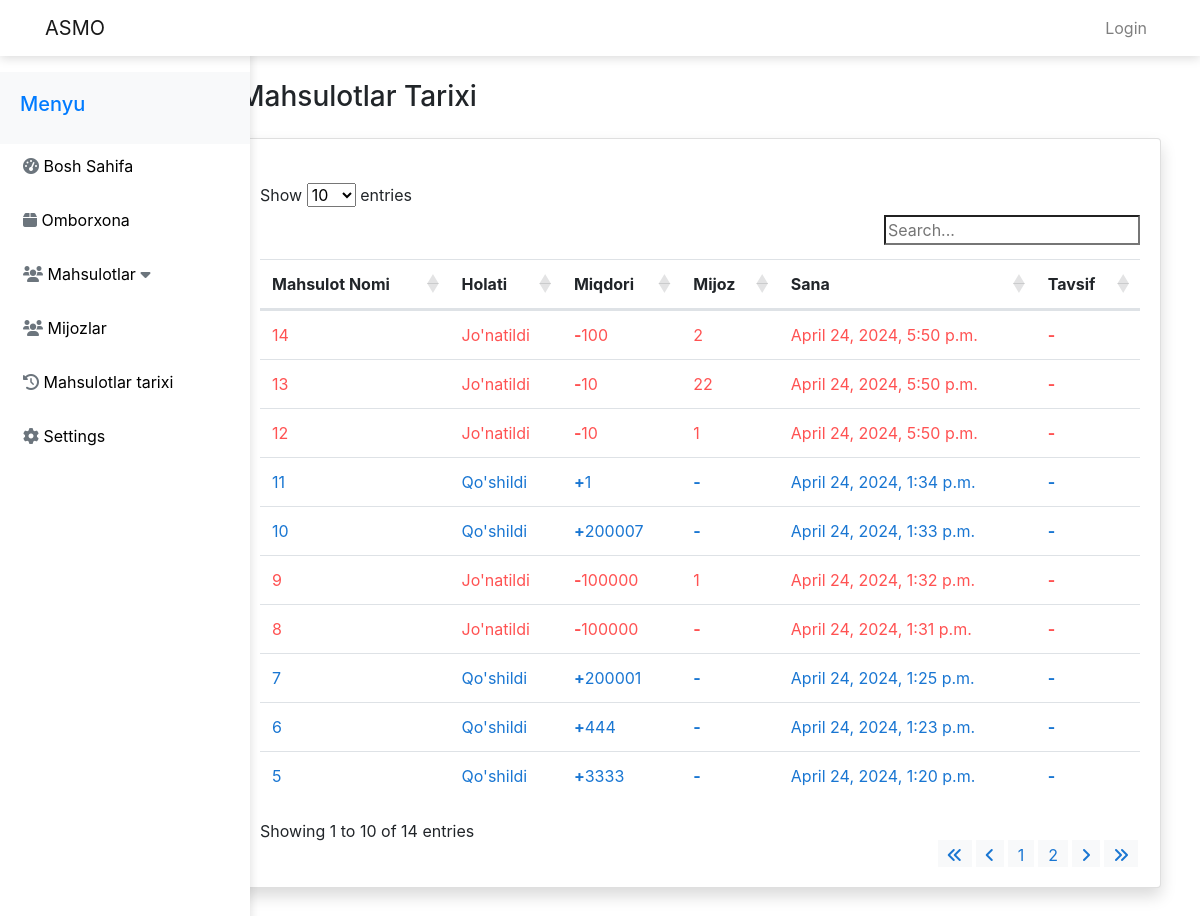
/product_history/, run on the app's committed database.
### warehouse/models.py (models this page shows)
class ProductHistory(models.Model):
    product_id = models.IntegerField()
    transaction_type = models.CharField(
        max_length=10)  # 'Addition' or 'Sending'
    quantity = models.IntegerField()
    customer_id = models.IntegerField(blank=True, null=True)
    timestamp = models.DateTimeField(auto_now_add=True)
    description = models.TextField(blank=True, null=True)

### warehouse/views.py (the view)
# urls.py: path('product_history/', views.product_history, name='product_history'),
def product_history(request):
    history = ProductHistory.objects.all().order_by('-timestamp')
    return render(request, 'warehouse/product_history.html', {'history': history})

### warehouse/templates/warehouse/product_history.html (shortened to what this page needs)
{% extends 'warehouse/base.html' %}
{% block content %}
<div class="container-fluid">
    <h3 class="mt-4">Mahsulotlar Tarixi</h3>
    <div class="card shadow mt-4 mb-5">
        <div class="card-body">
            <div class="table-responsive mt-4">
                <table id="customer-history-table" class="table table-hover">
                    <thead>
                        <tr>
                            <th>Mahsulot Nomi</th>
                            <th>Holati</th>
                            <th>Miqdori</th>
                            <th>Mijoz</th>
                            <th>Sana</th>
                            <th>Tavsif</th>
                        </tr>
                    </thead>
                    <tbody>
                        {% for entry in history %}
                        <tr class="{% if entry.transaction_type == 'Addition' %} addition-row {% elif entry.transaction_type == 'Substraction' %} substraction-row {% endif %}">
                            <td>{{ entry.id }}</td>
                            <td>
                                {% if entry.transaction_type == 'Addition' %}
                                <span>Qo'shildi</span>
                                {% elif entry.transaction_type == 'Substraction' %}
                                <span>Jo'natildi</span>
                                {% endif %}
                            </td>
                            <td>
                                {% if entry.transaction_type == 'Addition' %}
                                <span style=" font-weight: bold;">+</span>{{ entry.quantity }}
                                {% elif entry.transaction_type == 'Substraction' %}
                                <span style=" font-weight: bold;">-</span>{{ entry.quantity }}
                                {% else %}
                                <span style=" font-weight: bold;">-</span>
                                {% endif %}</td>
                            <td>
                                {% if entry.customer_id %}
                                {{ entry.customer_id }}
                                {% else %}
                                <span style=" font-weight: bold;">-</span>
                                {% endif %}
                            </td>
                            <td>{{ entry.timestamp }}</td>
                            <td>
                                {% if entry.description %}
                                {{ entry.description }}
                                {% else %}
                                <span style=" font-weight: bold;">-</span>
                                {% endif %}
                            </td>
                        </tr>
                        {% endfor %}
                    </tbody>
                </table>
            </div>
        </div>
    </div>
</div>
{% endblock %}

### warehouse/templates/warehouse/base.html (shortened to what this page needs)
{% load static %}
<!DOCTYPE html>
<html lang="en">
<head>
    <link rel="stylesheet" href="https://stackpath.bootstrapcdn.com/bootstrap/4.5.2/css/bootstrap.min.css">
    <link rel="stylesheet" href="https://cdnjs.cloudflare.com/ajax/libs/font-awesome/5.15.4/css/all.min.css">
    <link rel="stylesheet" href="https://cdn.datatables.net/1.10.24/css/dataTables.bootstrap4.min.css">
    <link rel="stylesheet" href="https://cdnjs.cloudflare.com/ajax/libs/font-awesome/6.0.0-beta3/css/all.min.css">
    <link rel="stylesheet" href="{% static 'css/main.css'%}">
</head>
<body>
    <nav class="navbar navbar-expand-lg navbar-light">
        <div class="container">
            <a class="navbar-brand" href="#">
                ASMO
            </a>
            <div class="collapse navbar-collapse" id="navbarNav">
                <ul class="navbar-nav ml-auto">
                    {% if user.is_authenticated %}
                    <li class="nav-item">
                        <a class="nav-link" href="{% url 'logout' %}">Logout</a>
                    </li>
                    {% else %}
                    <li class="nav-item">
                        <a class="nav-link" href="{% url 'login' %}">Login</a>
                    </li>
                    {% endif %}
                </ul>
            </div>
        </div>
    </nav>
    <div class="sidebar active" id="sidebar">
        <div class="sidebar-header">
            <h5 class="text-primary">Menyu</h5>
        </div>
        <ul class="sidebar-menu">
            <li><a href="{% url 'dashboard' %}" class="active"><i class="fas fa-tachometer-alt"></i> Bosh Sahifa</a></li>
            <li><a href="{% url 'mahsulotlar' %}"><i class="fas fa-box"></i> Omborxona</a></li>
            <li>
                <a href="#" class="extendable-link">
                    <i class="fas fa-users"></i> <span>Mahsulotlar</span> <i class="fas fa-caret-down"></i>
                </a>
            </li>
            <li><a href="{% url 'customers' %}"><i class="fas fa-users"></i> Mijozlar </a></li>
            <li><a href="{% url 'product_history' %}"><i class="fas fa-history"></i> Mahsulotlar tarixi</a></li>
            <li><a href="#"><i class="fas fa-cog"></i> Settings</a></li>
        </ul>
    </div>
    <div class="page-content">
        <div class="container-fluid">
            <div class="row">
                <div class="col-md-9 ml-sm-auto col-lg-10 px-md-4">
                    {% block content %}
                    {% endblock %}
                </div>
            </div>
        </div>
    </div>
</body>
</html>

### warehouse/static/css/main.css (style rules this page uses)
.table-responsive { margin: 0 auto; }
.navbar { position: fixed; top: 0; width: 100%; z-index: 900; background-color: #fff !important; box-shadow: 0 2px 10px rgba(0, 0, 0, 0.15); }
.navbar-brand { font-size: 1.25rem; color: #000; }
.sidebar { position: fixed; top: 1rem; bottom: 0; left: 0; z-index: 800; padding-top: 3.5rem; box-shadow: 0 2px 10px rgba(0, 0, 0, 0.15); background-color: #fff; color: #000; width: 250px; transition: all 0.3s ease; position: fixed; }
.sidebar .sidebar-header { padding: 20px; background-color: #f8f9fa; }
.sidebar .sidebar-menu { padding-left: 0; }
.sidebar .sidebar-menu li { list-style: none; margin-bottom: 10px; }
.sidebar .sidebar-menu li a { display: block; color: #000; text-decoration: none; padding: 10px 20px; transition: all 0.3s ease; border-left: 3px solid transparent; }
.page-content { margin-left: auto; margin-top: 3.5rem; }
.sidebar .sidebar-menu li a i { color: #6c757d; }
.extendable-link { position: relative; }

### warehouse/templates/warehouse/product_history.html (style rules this page uses)
.addition-row { color:#1976D2; }
.substraction-row { color: #FF5252; }

### data on the page
ProductHistory: id "14", transaction_type "Jo'natildi", quantity "100", customer_id "2", timestamp "April 24, 2024, 5:50 p.m."
ProductHistory: id "13", transaction_type "Jo'natildi", quantity "10", customer_id "22", timestamp "April 24, 2024, 5:50 p.m."
ProductHistory: id "12", transaction_type "Jo'natildi", quantity "10", customer_id "1", timestamp "April 24, 2024, 5:50 p.m."
ProductHistory: id "11", transaction_type "Qo'shildi", quantity "1", timestamp "April 24, 2024, 1:34 p.m."
ProductHistory: id "10", transaction_type "Qo'shildi", quantity "200007", timestamp "April 24, 2024, 1:33 p.m."
ProductHistory: id "9", transaction_type "Jo'natildi", quantity "100000", customer_id "1", timestamp "April 24, 2024, 1:32 p.m."
ProductHistory: id "8", transaction_type "Jo'natildi", quantity "100000", timestamp "April 24, 2024, 1:31 p.m."
ProductHistory: id "7", transaction_type "Qo'shildi", quantity "200001", timestamp "April 24, 2024, 1:25 p.m."
ProductHistory: id "6", transaction_type "Qo'shildi", quantity "444", timestamp "April 24, 2024, 1:23 p.m."
ProductHistory: id "5", transaction_type "Qo'shildi", quantity "3333", timestamp "April 24, 2024, 1:20 p.m."
